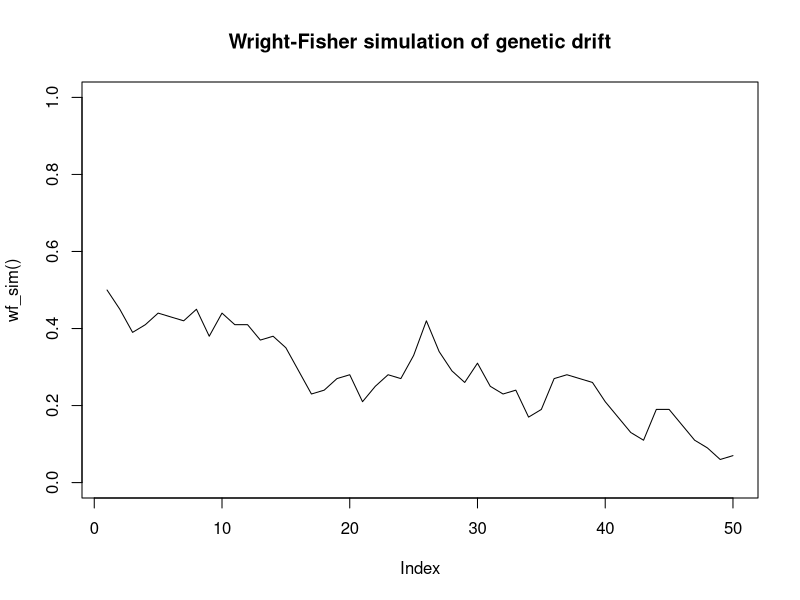
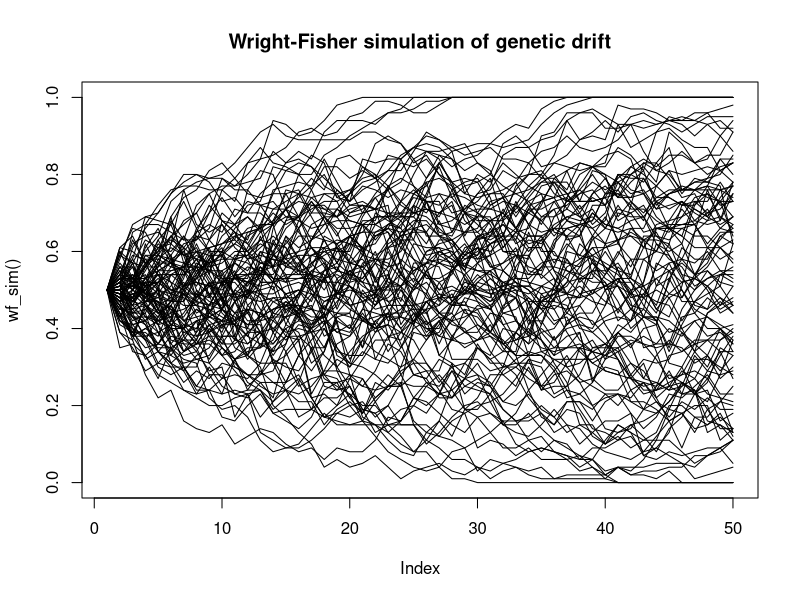
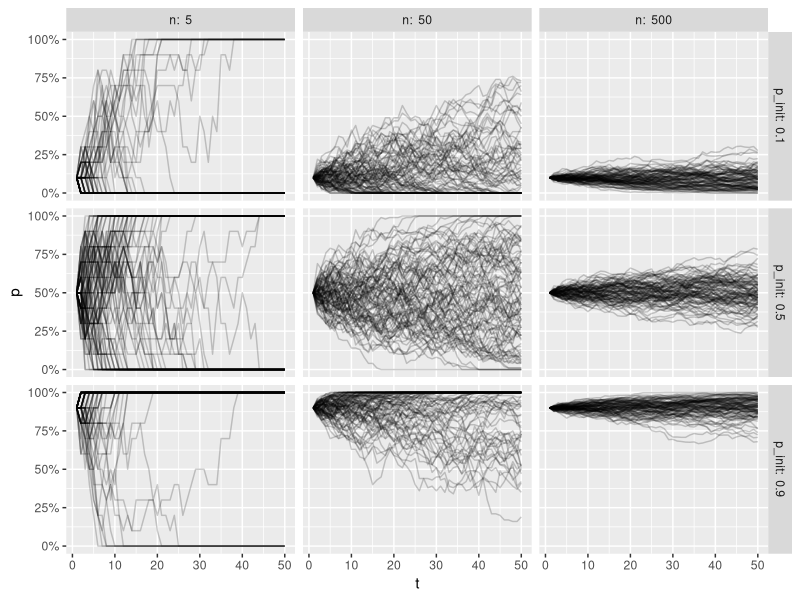
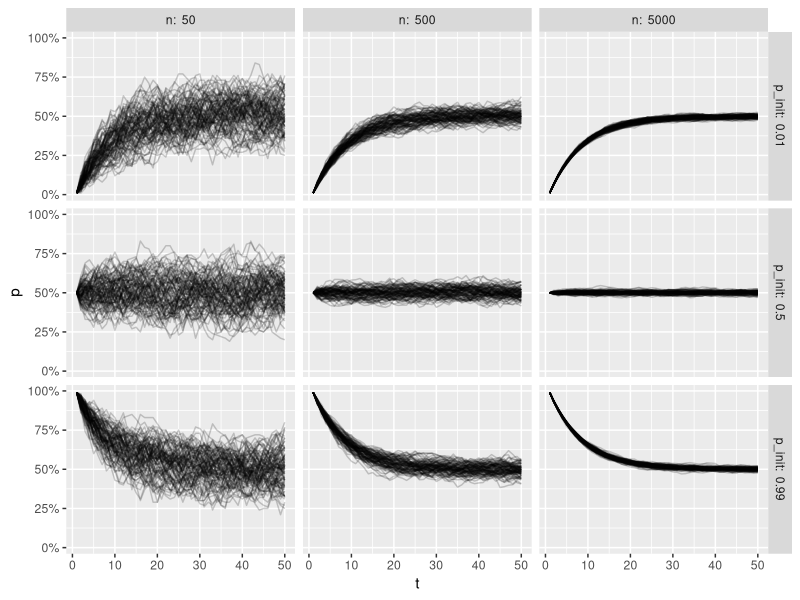
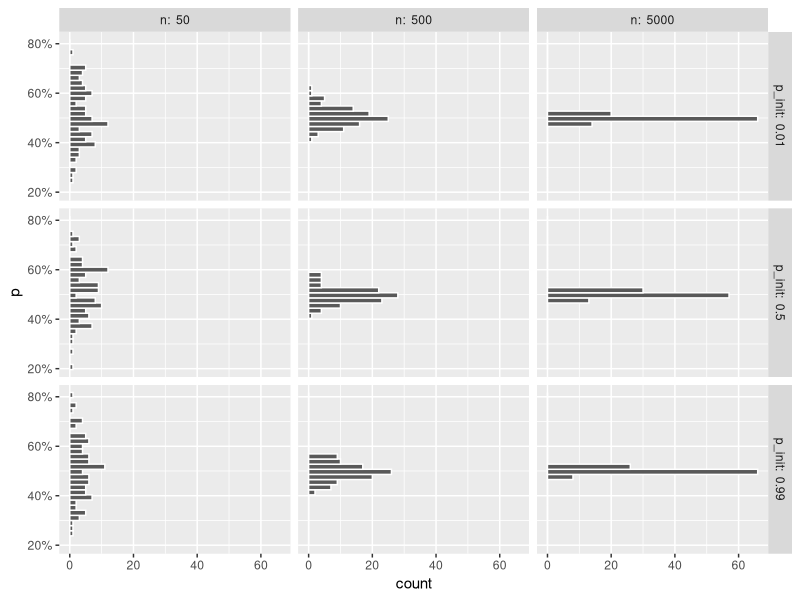
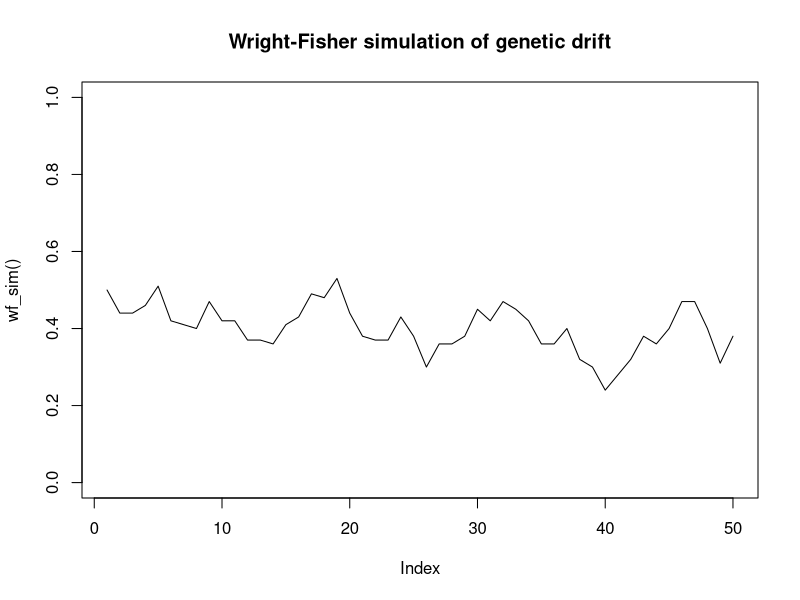
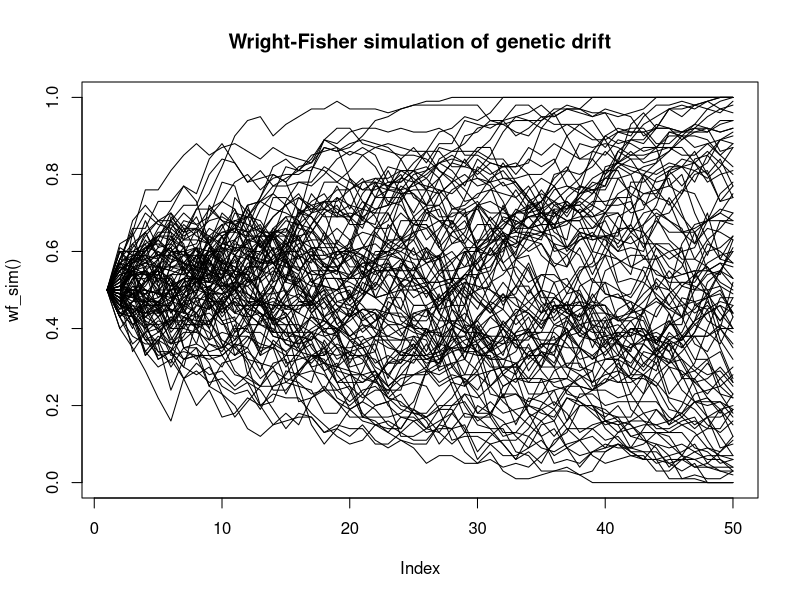
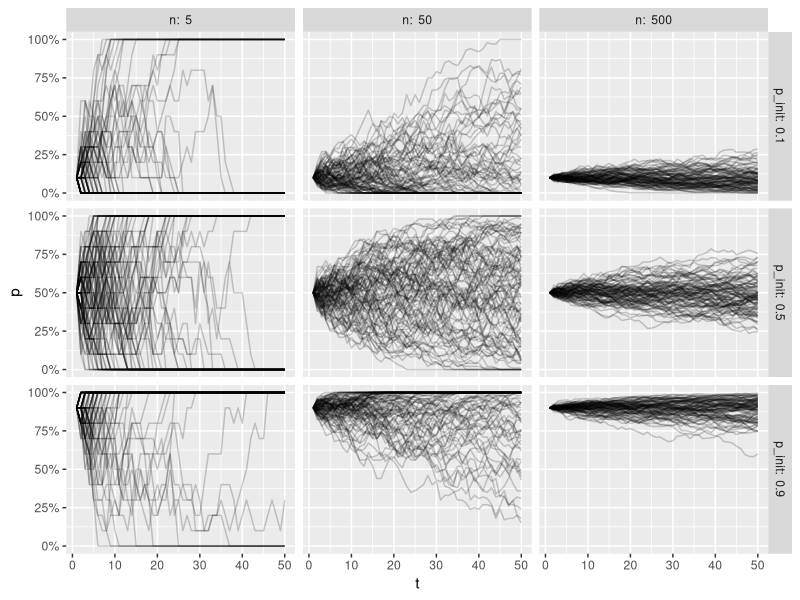

The R script that drew these images, in order:
## ---- chunk 1
wf_sim <- function(p = .5, n = 50, t = 50) {
  freqs <- c(p)
  for(i in 2:t) {
    freqs <- c(freqs, rbinom(1, size = 2*n, prob = freqs[i - 1]) / (2*n))
  }
  freqs
}

plot(
  wf_sim(), type = "l", ylim = c(0,1), 
  main = "Wright-Fisher simulation of genetic drift"
)
## ---- chunk 2
plot(
  wf_sim(), type = "l", ylim = c(0,1), 
  main = "Wright-Fisher simulation of genetic drift"
)

for(i in 1:100) points(wf_sim(), type = "l")

## ---- chunk 3
wf_sim_vectorized <- function(p = .5, n = 50, t = 50) {
  freqs <- vector(mode = "numeric", length = t)
  freqs[1] <- p
  for(i in 2:t) {
    freqs[i] <- rbinom(1, size = 2*n, prob = freqs[i - 1]) / (2*n)
  }
  freqs
}
## ---- chunk 4
bench::mark(
  wf_sim(t = 5000), 
  wf_sim_vectorized(t = 5000), 
  check = FALSE
)
## ---- chunk 5
wf_sim_tidy <- function(p = .5, n = 50, t = 50) {
  purrr::accumulate(
    .x = vector(mode = "numeric", length = t),
    .f = ~ rbinom(1, 2 * n, .x)/(2 * n), 
    .init = p
  )
}
## ---- chunk 6
bench::mark(
  wf_sim(t = 5000),
  wf_sim_vectorized(t = 5000), 
  wf_sim_tidy(t = 5000),
  check = FALSE
)
## ---- chunk 7
library(tidyverse)
crossing(sim = 1:100, p_init = c(.1, .5, .9), n = c(5, 50, 500)) %>% 
  group_by(sim, p_init, n) %>% 
  reframe(
    p = wf_sim_vectorized(p = p_init, n = n),
    t = seq_along(p)
  ) -> df

df %>% 
  ggplot(aes(x = t, y = p, group = sim)) +
  geom_line(alpha = .2) +
  facet_grid(paste("p_init: ", p_init) ~ paste("n: ", n)) +
  scale_y_continuous(labels = scales::percent) 
## ---- chunk 8
wf_sim_mutation <- function(p = .5, n = 50, t = 50, mut_from = 0, mut_to = 0){
  freqs <- vector(mode = "numeric", length = t)
  freqs[1] <- p
  
  for(i in 2:t) {
    p_mut <- (1 - mut_from) * freqs[i - 1] + mut_to * (1 - freqs[i - 1])
    freqs[i] <- rbinom(1, 2 * n, p_mut) / (2 * n)
  }
  freqs
}
## ---- chunk 9
crossing(sim = 1:100, p_init = c(.01, .5, .99), n = c(50, 500, 5000)) %>% 
  group_by(sim, p_init, n) %>% 
  reframe(
    p = wf_sim_mutation(p = p_init, n = n, mut_to = .06, mut_from = .06),
    t = seq_along(p)
  ) -> df

df %>% 
  ggplot(aes(x = t, y = p, group = sim)) +
  geom_line(alpha = .2) +
  facet_grid(paste("p_init: ", p_init) ~ paste("n: ", n)) +
  scale_y_continuous(labels = scales::percent)
## ---- chunk 10
df %>% 
  filter(t == max(t)) %>% 
  ggplot(aes(y = p)) +
  geom_histogram(color = "white") +
  facet_grid(paste("p_init: ", p_init) ~ paste("n: ", n)) +
  scale_y_continuous(labels = scales::percent) 
## ---- chunk 11
wf_sim <- function(p = .5, n = 50, t = 50) {
  freqs <- c(p)
  for(i in 2:t) {
    freqs <- c(freqs, rbinom(1, size = 2*n, prob = freqs[i - 1]) / (2*n))
  }
  freqs
}

plot(
  wf_sim(), type = "l", ylim = c(0,1), 
  main = "Wright-Fisher simulation of genetic drift"
)
## ---- chunk 12
plot(
  wf_sim(), type = "l", ylim = c(0,1), 
  main = "Wright-Fisher simulation of genetic drift"
)

for(i in 1:100) points(wf_sim(), type = "l")

## ---- chunk 13
wf_sim_vectorized <- function(p = .5, n = 50, t = 50) {
  freqs <- vector(mode = "numeric", length = t)
  freqs[1] <- p
  for(i in 2:t) {
    freqs[i] <- rbinom(1, size = 2*n, prob = freqs[i - 1]) / (2*n)
  }
  freqs
}
## ---- chunk 14
bench::mark(
  wf_sim(t = 5000), 
  wf_sim_vectorized(t = 5000), 
  check = FALSE
)
## ---- chunk 15
wf_sim_tidy <- function(p = .5, n = 50, t = 50) {
  purrr::accumulate(
    .x = vector(mode = "numeric", length = t),
    .f = ~ rbinom(1, 2 * n, .x)/(2 * n), 
    .init = p
  )
}
## ---- chunk 16
bench::mark(
  wf_sim(t = 5000),
  wf_sim_vectorized(t = 5000), 
  wf_sim_tidy(t = 5000),
  check = FALSE
)
## ---- chunk 17
library(tidyverse)
crossing(sim = 1:100, p_init = c(.1, .5, .9), n = c(5, 50, 500)) %>% 
  group_by(sim, p_init, n) %>% 
  reframe(
    p = wf_sim_vectorized(p = p_init, n = n),
    t = seq_along(p)
  ) -> df

df %>% 
  ggplot(aes(x = t, y = p, group = sim)) +
  geom_line(alpha = .2) +
  facet_grid(paste("p_init: ", p_init) ~ paste("n: ", n)) +
  scale_y_continuous(labels = scales::percent) 
## ---- chunk 18
wf_sim_selmut <- function(p = .5, n = 50, t = 50, mut_from = 0, mut_to = 0, 
                            fit_AA = 1, fit_Aa = 1, fit_aa = 1) {

  
  freqs <- vector(mode = "numeric", length = t)
  freqs[1] <- p
  
  
  for(i in 2:t) {
    fit_avg = freqs[i - 1] ^ 2 * fit_AA + 
      2 * freqs[i - 1] * (1 - freqs[i - 1]) * fit_Aa + 
      (1 - freqs[i - 1]) ^ 2 * fit_aa
    
    p_sel = (freqs[i - 1] * (freqs[i - 1] * fit_AA + (1 - freqs[i - 1]) * fit_Aa)) / fit_avg
    p_mut <- (1 - mut_from) * p_sel + (1 - p_sel) * mut_to
    
    freqs[i] <- rbinom(1, 2 * n, p_mut) / (2 * n)
  }
  freqs
}

crossing(sim = 1:100, p_init = c(.1/250, .5, .9), n = c(5, 50, 500)) %>% 
  group_by(sim, p_init, n) %>% 
  reframe(
    p = wf_sim_selmut(p = p_init, n = n, fit_Aa = .5, fit_aa = .25),
    t = seq_along(p)
  ) -> df

df %>% 
  ggplot(aes(x = t, y = p, group = sim)) +
  geom_line(alpha = .2) +
  facet_grid(paste("p_init: ", p_init) ~ paste("n: ", n)) +
  scale_y_continuous(labels = scales::percent) 
